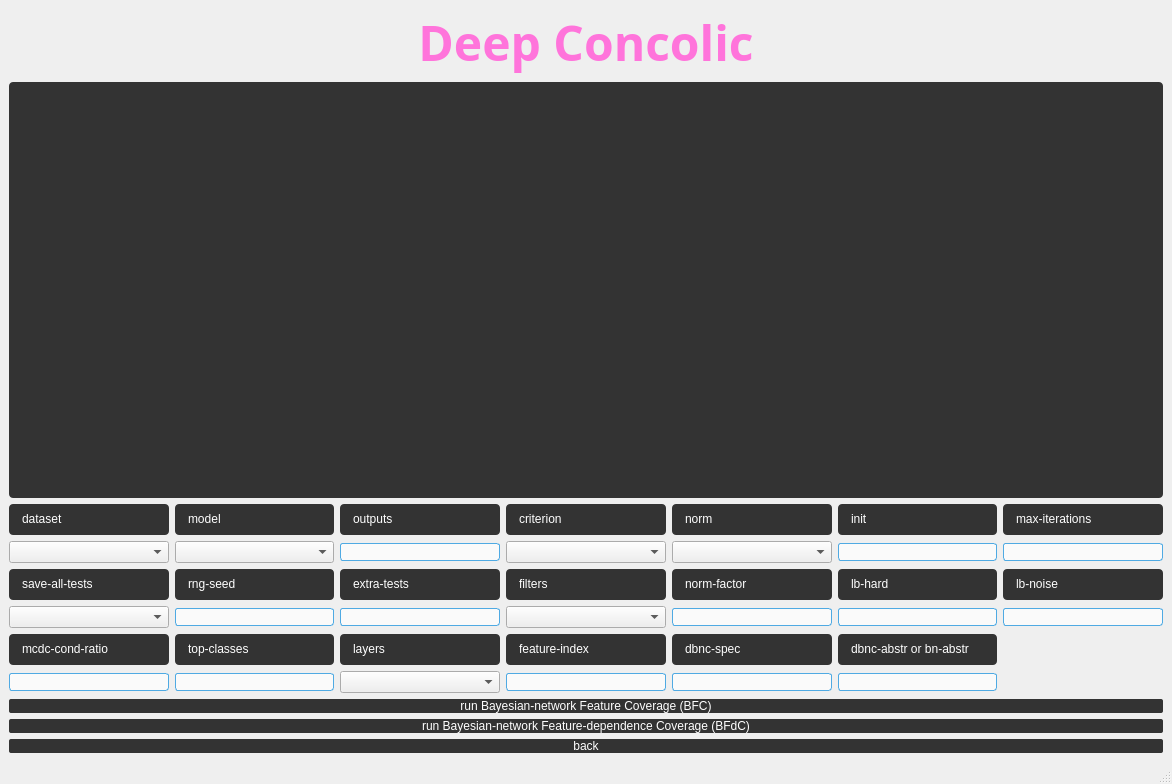
<?xml version="1.0" encoding="UTF-8"?>
<ui version="4.0">
 <class>DeepConcolic</class>
 <widget class="QMainWindow" name="DeepConcolic">
  <property name="geometry">
   <rect>
    <x>0</x>
    <y>0</y>
    <width>1172</width>
    <height>784</height>
   </rect>
  </property>
  <property name="windowTitle">
   <string>MainWindow</string>
  </property>
  <widget class="QWidget" name="centralwidget">
   <layout class="QGridLayout" name="gridLayout_2">
    <item row="0" column="0">
     <widget class="QLabel" name="label">
      <property name="font">
       <font>
        <family>Baloo</family>
        <pointsize>36</pointsize>
        <weight>75</weight>
        <bold>true</bold>
       </font>
      </property>
      <property name="styleSheet">
       <string notr="true">color: rgb(255, 116, 219);</string>
      </property>
      <property name="text">
       <string>Deep Concolic</string>
      </property>
      <property name="alignment">
       <set>Qt::AlignCenter</set>
      </property>
     </widget>
    </item>
    <item row="5" column="0">
     <widget class="QPushButton" name="pushButton_bfc">
      <property name="styleSheet">
       <string notr="true">QPushButton:focus{outline: none;}
QPushButton
{
    color: white;
    border:hide;
    border-radius:2px;
    padding:0px 0px;
    background-color: rgb(51,51,51);
}
QPushButton:!enabled
{
    color: gray;
    border:hide;
    border-radius:2px;
    padding:0px 0px;
    background-color: rgb(100,100,100);
}
QPushButton:pressed
{
    background-color:rgb(200 , 200 , 200);
    padding-left:2px;
    padding-top:2px;
}</string>
      </property>
      <property name="text">
       <string>run Bayesian-network Feature Coverage (BFC)</string>
      </property>
     </widget>
    </item>
    <item row="7" column="0">
     <widget class="QPushButton" name="pushButton_back">
      <property name="styleSheet">
       <string notr="true">QPushButton:focus{outline: none;}
QPushButton
{
    color: white;
    border:hide;
    border-radius:2px;
    padding:0px 0px;
    background-color: rgb(51,51,51);
}
QPushButton:!enabled
{
    color: gray;
    border:hide;
    border-radius:2px;
    padding:0px 0px;
    background-color: rgb(100,100,100);
}
QPushButton:pressed
{
    background-color:rgb(200 , 200 , 200);
    padding-left:2px;
    padding-top:2px;
}</string>
      </property>
      <property name="text">
       <string>back</string>
      </property>
     </widget>
    </item>
    <item row="1" column="0">
     <widget class="QTextEdit" name="textEdit">
      <property name="styleSheet">
       <string notr="true">color: white;
background-color:rgb(51,51,51);
border:hide;
border-radius:4px;
padding-left: 10px;
padding-top: 8px;
padding-right: 7px;
padding-bottom: 9px;</string>
      </property>
      <property name="readOnly">
       <bool>true</bool>
      </property>
     </widget>
    </item>
    <item row="6" column="0">
     <widget class="QPushButton" name="pushButton_bfdc">
      <property name="styleSheet">
       <string notr="true">QPushButton:focus{outline: none;}
QPushButton
{
    color: white;
    border:hide;
    border-radius:2px;
    padding:0px 0px;
    background-color: rgb(51,51,51);
}
QPushButton:!enabled
{
    color: gray;
    border:hide;
    border-radius:2px;
    padding:0px 0px;
    background-color: rgb(100,100,100);
}
QPushButton:pressed
{
    background-color:rgb(200 , 200 , 200);
    padding-left:2px;
    padding-top:2px;
}</string>
      </property>
      <property name="text">
       <string>run Bayesian-network Feature-dependence Coverage (BFdC)</string>
      </property>
     </widget>
    </item>
    <item row="3" column="0">
     <layout class="QGridLayout" name="gridLayout">
      <item row="4" column="2">
       <widget class="QLabel" name="label_top_classes">
        <property name="styleSheet">
         <string notr="true">color: white;
background-color:rgb(51,51,51);
border:hide;
border-radius:4px;
padding-left: 10px;
padding-top: 8px;
padding-right: 7px;
padding-bottom: 9px;</string>
        </property>
        <property name="text">
         <string>top-classes</string>
        </property>
       </widget>
      </item>
      <item row="5" column="4">
       <widget class="QLineEdit" name="lineEdit_feature_index">
        <property name="styleSheet">
         <string notr="true">border:1px solid rgb(79,170,227);border-radius:3px;margin:0;background-color:rgb(250,250,250);color: rgb(106,106,106);
</string>
        </property>
       </widget>
      </item>
      <item row="4" column="5">
       <widget class="QLabel" name="label_dbnc_spec">
        <property name="styleSheet">
         <string notr="true">color: white;
background-color:rgb(51,51,51);
border:hide;
border-radius:4px;
padding-left: 10px;
padding-top: 8px;
padding-right: 7px;
padding-bottom: 9px;</string>
        </property>
        <property name="text">
         <string>dbnc-spec</string>
        </property>
       </widget>
      </item>
      <item row="4" column="4">
       <widget class="QLabel" name="label_feature_index">
        <property name="styleSheet">
         <string notr="true">color: white;
background-color:rgb(51,51,51);
border:hide;
border-radius:4px;
padding-left: 10px;
padding-top: 8px;
padding-right: 7px;
padding-bottom: 9px;</string>
        </property>
        <property name="text">
         <string>feature-index</string>
        </property>
       </widget>
      </item>
      <item row="5" column="3">
       <widget class="QComboBox" name="comboBox_layers"/>
      </item>
      <item row="4" column="7">
       <widget class="QLabel" name="label_dbnc_or_bn">
        <property name="styleSheet">
         <string notr="true">color: white;
background-color:rgb(51,51,51);
border:hide;
border-radius:4px;
padding-left: 10px;
padding-top: 8px;
padding-right: 7px;
padding-bottom: 9px;</string>
        </property>
        <property name="text">
         <string>dbnc-abstr or bn-abstr</string>
        </property>
       </widget>
      </item>
      <item row="5" column="2">
       <widget class="QLineEdit" name="lineEdit_top_classes">
        <property name="styleSheet">
         <string notr="true">border:1px solid rgb(79,170,227);border-radius:3px;margin:0;background-color:rgb(250,250,250);color: rgb(106,106,106);
</string>
        </property>
       </widget>
      </item>
      <item row="4" column="3">
       <widget class="QLabel" name="label_layers">
        <property name="styleSheet">
         <string notr="true">color: white;
background-color:rgb(51,51,51);
border:hide;
border-radius:4px;
padding-left: 10px;
padding-top: 8px;
padding-right: 7px;
padding-bottom: 9px;</string>
        </property>
        <property name="text">
         <string>layers</string>
        </property>
       </widget>
      </item>
      <item row="5" column="5">
       <widget class="QLineEdit" name="lineEdit_dbnc_spec">
        <property name="styleSheet">
         <string notr="true">border:1px solid rgb(79,170,227);border-radius:3px;margin:0;background-color:rgb(250,250,250);color: rgb(106,106,106);
</string>
        </property>
       </widget>
      </item>
      <item row="1" column="7">
       <widget class="QLineEdit" name="lineEdit_init">
        <property name="styleSheet">
         <string notr="true">border:1px solid rgb(79,170,227);border-radius:3px;margin:0;background-color:rgb(250,250,250);color: rgb(106,106,106);
</string>
        </property>
       </widget>
      </item>
      <item row="0" column="7">
       <widget class="QLabel" name="label_init">
        <property name="styleSheet">
         <string notr="true">color: white;
background-color:rgb(51,51,51);
border:hide;
border-radius:4px;
padding-left: 10px;
padding-top: 8px;
padding-right: 7px;
padding-bottom: 9px;</string>
        </property>
        <property name="text">
         <string>init</string>
        </property>
       </widget>
      </item>
      <item row="1" column="1">
       <widget class="QComboBox" name="comboBox_dataset"/>
      </item>
      <item row="1" column="2">
       <widget class="QComboBox" name="comboBox_model"/>
      </item>
      <item row="1" column="3">
       <widget class="QLineEdit" name="lineEdit_outputs">
        <property name="styleSheet">
         <string notr="true">border:1px solid rgb(79,170,227);border-radius:3px;margin:0;background-color:rgb(250,250,250);color: rgb(106,106,106);
</string>
        </property>
       </widget>
      </item>
      <item row="0" column="2">
       <widget class="QLabel" name="label_model">
        <property name="styleSheet">
         <string notr="true">color: white;
background-color:rgb(51,51,51);
border:hide;
border-radius:4px;
padding-left: 10px;
padding-top: 8px;
padding-right: 7px;
padding-bottom: 9px;</string>
        </property>
        <property name="text">
         <string>model</string>
        </property>
       </widget>
      </item>
      <item row="3" column="4">
       <widget class="QComboBox" name="comboBox_filters"/>
      </item>
      <item row="2" column="4">
       <widget class="QLabel" name="label_filters">
        <property name="styleSheet">
         <string notr="true">color: white;
background-color:rgb(51,51,51);
border:hide;
border-radius:4px;
padding-left: 10px;
padding-top: 8px;
padding-right: 7px;
padding-bottom: 9px;</string>
        </property>
        <property name="text">
         <string>filters</string>
        </property>
       </widget>
      </item>
      <item row="1" column="8">
       <widget class="QLineEdit" name="lineEdit_max_i">
        <property name="styleSheet">
         <string notr="true">border:1px solid rgb(79,170,227);border-radius:3px;margin:0;background-color:rgb(250,250,250);color: rgb(106,106,106);
</string>
        </property>
       </widget>
      </item>
      <item row="3" column="3">
       <widget class="QLineEdit" name="lineEdit__extra_tests">
        <property name="styleSheet">
         <string notr="true">border:1px solid rgb(79,170,227);border-radius:3px;margin:0;background-color:rgb(250,250,250);color: rgb(106,106,106);
</string>
        </property>
       </widget>
      </item>
      <item row="1" column="5">
       <widget class="QComboBox" name="comboBox_norm"/>
      </item>
      <item row="0" column="5">
       <widget class="QLabel" name="label_norm">
        <property name="styleSheet">
         <string notr="true">color: white;
background-color:rgb(51,51,51);
border:hide;
border-radius:4px;
padding-left: 10px;
padding-top: 8px;
padding-right: 7px;
padding-bottom: 9px;</string>
        </property>
        <property name="text">
         <string>norm</string>
        </property>
       </widget>
      </item>
      <item row="3" column="1">
       <widget class="QComboBox" name="comboBox_save_all"/>
      </item>
      <item row="1" column="4">
       <widget class="QComboBox" name="comboBox_criterion"/>
      </item>
      <item row="0" column="8">
       <widget class="QLabel" name="label_max_i">
        <property name="styleSheet">
         <string notr="true">color: white;
background-color:rgb(51,51,51);
border:hide;
border-radius:4px;
padding-left: 10px;
padding-top: 8px;
padding-right: 7px;
padding-bottom: 9px;</string>
        </property>
        <property name="text">
         <string>max-iterations</string>
        </property>
       </widget>
      </item>
      <item row="0" column="4">
       <widget class="QLabel" name="label_criterion">
        <property name="styleSheet">
         <string notr="true">color: white;
background-color:rgb(51,51,51);
border:hide;
border-radius:4px;
padding-left: 10px;
padding-top: 8px;
padding-right: 7px;
padding-bottom: 9px;</string>
        </property>
        <property name="text">
         <string>criterion</string>
        </property>
       </widget>
      </item>
      <item row="0" column="3">
       <widget class="QLabel" name="label_outputs">
        <property name="styleSheet">
         <string notr="true">color: white;
background-color:rgb(51,51,51);
border:hide;
border-radius:4px;
padding-left: 10px;
padding-top: 8px;
padding-right: 7px;
padding-bottom: 9px;</string>
        </property>
        <property name="text">
         <string>outputs</string>
        </property>
       </widget>
      </item>
      <item row="0" column="1">
       <widget class="QLabel" name="label_dataset">
        <property name="styleSheet">
         <string notr="true">color: white;
background-color:rgb(51,51,51);
border:hide;
border-radius:4px;
padding-left: 10px;
padding-top: 8px;
padding-right: 7px;
padding-bottom: 9px;</string>
        </property>
        <property name="text">
         <string>dataset</string>
        </property>
       </widget>
      </item>
      <item row="2" column="3">
       <widget class="QLabel" name="label_extra_tests">
        <property name="styleSheet">
         <string notr="true">color: white;
background-color:rgb(51,51,51);
border:hide;
border-radius:4px;
padding-left: 10px;
padding-top: 8px;
padding-right: 7px;
padding-bottom: 9px;</string>
        </property>
        <property name="text">
         <string>extra-tests</string>
        </property>
       </widget>
      </item>
      <item row="2" column="2">
       <widget class="QLabel" name="label_seed">
        <property name="styleSheet">
         <string notr="true">color: white;
background-color:rgb(51,51,51);
border:hide;
border-radius:4px;
padding-left: 10px;
padding-top: 8px;
padding-right: 7px;
padding-bottom: 9px;</string>
        </property>
        <property name="text">
         <string>rng-seed</string>
        </property>
       </widget>
      </item>
      <item row="2" column="1">
       <widget class="QLabel" name="label_save_all">
        <property name="styleSheet">
         <string notr="true">color: white;
background-color:rgb(51,51,51);
border:hide;
border-radius:4px;
padding-left: 10px;
padding-top: 8px;
padding-right: 7px;
padding-bottom: 9px;</string>
        </property>
        <property name="text">
         <string>save-all-tests</string>
        </property>
       </widget>
      </item>
      <item row="3" column="2">
       <widget class="QLineEdit" name="lineEdit_seed">
        <property name="styleSheet">
         <string notr="true">border:1px solid rgb(79,170,227);border-radius:3px;margin:0;background-color:rgb(250,250,250);color: rgb(106,106,106);
</string>
        </property>
       </widget>
      </item>
      <item row="2" column="5">
       <widget class="QLabel" name="label_norm_factor">
        <property name="styleSheet">
         <string notr="true">color: white;
background-color:rgb(51,51,51);
border:hide;
border-radius:4px;
padding-left: 10px;
padding-top: 8px;
padding-right: 7px;
padding-bottom: 9px;</string>
        </property>
        <property name="text">
         <string>norm-factor</string>
        </property>
       </widget>
      </item>
      <item row="3" column="5">
       <widget class="QLineEdit" name="lineEdit_norm_factor">
        <property name="styleSheet">
         <string notr="true">border:1px solid rgb(79,170,227);border-radius:3px;margin:0;background-color:rgb(250,250,250);color: rgb(106,106,106);
</string>
        </property>
       </widget>
      </item>
      <item row="2" column="7">
       <widget class="QLabel" name="label_lb_hard">
        <property name="styleSheet">
         <string notr="true">color: white;
background-color:rgb(51,51,51);
border:hide;
border-radius:4px;
padding-left: 10px;
padding-top: 8px;
padding-right: 7px;
padding-bottom: 9px;</string>
        </property>
        <property name="text">
         <string>lb-hard</string>
        </property>
       </widget>
      </item>
      <item row="3" column="7">
       <widget class="QLineEdit" name="lineEdit_lb_hard">
        <property name="styleSheet">
         <string notr="true">border:1px solid rgb(79,170,227);border-radius:3px;margin:0;background-color:rgb(250,250,250);color: rgb(106,106,106);
</string>
        </property>
       </widget>
      </item>
      <item row="2" column="8">
       <widget class="QLabel" name="label_lb_noise">
        <property name="styleSheet">
         <string notr="true">color: white;
background-color:rgb(51,51,51);
border:hide;
border-radius:4px;
padding-left: 10px;
padding-top: 8px;
padding-right: 7px;
padding-bottom: 9px;</string>
        </property>
        <property name="text">
         <string>lb-noise</string>
        </property>
       </widget>
      </item>
      <item row="3" column="8">
       <widget class="QLineEdit" name="lineEdit_lb_noise">
        <property name="styleSheet">
         <string notr="true">border:1px solid rgb(79,170,227);border-radius:3px;margin:0;background-color:rgb(250,250,250);color: rgb(106,106,106);
</string>
        </property>
       </widget>
      </item>
      <item row="4" column="1">
       <widget class="QLabel" name="label_ratio">
        <property name="styleSheet">
         <string notr="true">color: white;
background-color:rgb(51,51,51);
border:hide;
border-radius:4px;
padding-left: 10px;
padding-top: 8px;
padding-right: 7px;
padding-bottom: 9px;</string>
        </property>
        <property name="text">
         <string>mcdc-cond-ratio</string>
        </property>
       </widget>
      </item>
      <item row="5" column="1">
       <widget class="QLineEdit" name="lineEdit_ratio">
        <property name="styleSheet">
         <string notr="true">border:1px solid rgb(79,170,227);border-radius:3px;margin:0;background-color:rgb(250,250,250);color: rgb(106,106,106);
</string>
        </property>
       </widget>
      </item>
      <item row="5" column="7">
       <widget class="QLineEdit" name="lineEdit_dbnc_or_bn">
        <property name="styleSheet">
         <string notr="true">border:1px solid rgb(79,170,227);border-radius:3px;margin:0;background-color:rgb(250,250,250);color: rgb(106,106,106);
</string>
        </property>
       </widget>
      </item>
     </layout>
    </item>
   </layout>
  </widget>
  <widget class="QMenuBar" name="menubar">
   <property name="geometry">
    <rect>
     <x>0</x>
     <y>0</y>
     <width>1172</width>
     <height>22</height>
    </rect>
   </property>
  </widget>
  <widget class="QStatusBar" name="statusbar"/>
 </widget>
 <resources/>
 <connections/>
</ui>
